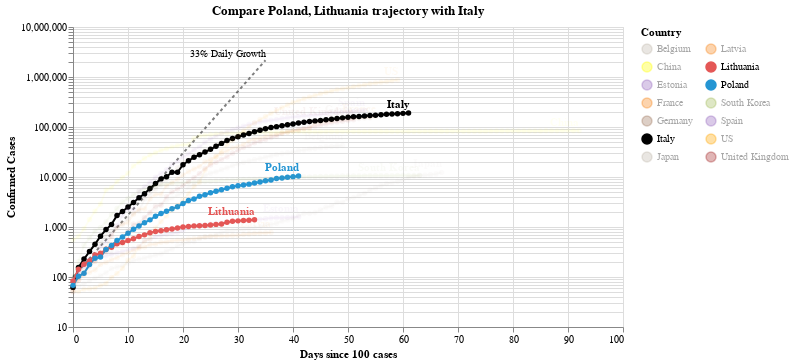

The notebook cell this image was saved under:
### Code cell
#hide_input
chart2 = make_since_chart(dff2, ['Poland', 'Lithuania'], baseline_countries)
chart2

### Figure 1 — Vega-Lite specification as saved in the notebook (floating-point values rounded to 4 significant figures; data arrays with more than 128 entries replaced by an {"elided": "..."} marker saying what was removed)
{"config": {"view": {"continuousWidth": 400, "continuousHeight": 300}}, "layer": [{"mark": {"type": "line", "color": "black", "opacity": 0.5, "strokeDash": [3, 3]}, "encoding": {"x": {"type": "quantitative", "field": "Days since 100 cases"}, "y": {"type": "quantitative", "field": "Confirmed Cases"}}}, {"mark": {"type": "text", "align": "right", "dy": -6, "fontSize": 10, "text": "33% Daily Growth"}, "encoding": {"x": {"type": "quantitative", "field": "Days since 100 cases"}, "y": {"type": "quantitative", "field": "Confirmed Cases"}}, "transform": [{"filter": "(datum['Days since 100 cases'] >= 35)"}]}, {"data": {"name": "data-aab7df596f0acee54d26c203812c1eab"}, "mark": {"type": "line", "point": true}, "encoding": {"color": {"type": "nominal", "field": "Country", "legend": {"columns": 2}, "scale": {"domain": ["Belgium", "China", "Estonia", "France", "Germany", "Italy", "Japan", "Latvia", "Lithuania", "Poland", "South Korea", "Spain", "US", "United Kingdom"], "range": ["#C1B7AD", "yellow", "#9467bd", "#F58518", "#9D755D", "black", "#C1B7AD", "#F58518", "#E45756", "#2495D3", "#A1BA59", "#9467bd", "orange", "brown"]}}, "opacity": {"condition": {"value": 1, "selection": "selector010"}, "value": 0.05}, "tooltip": [{"type": "nominal", "field": "Country"}, {"type": "temporal", "field": "Date"}, {"type": "quantitative", "field": "Confirmed Cases"}, {"type": "quantitative", "field": "Days since 100 cases"}], "x": {"type": "quantitative", "field": "Days since 100 cases"}, "y": {"type": "quantitative", "field": "Confirmed Cases", "scale": {"type": "log"}}}, "selection": {"selector010": {"type": "multi", "fields": ["Country"], "bind": "legend", "init": [{"Country": "Poland"}, {"Country": "Lithuania"}, {"Country": "Italy"}]}}, "width": 550}, {"data": {"name": "data-aab7df596f0acee54d26c203812c1eab"}, "mark": {"type": "text", "align": "right", "dy": -8, "fontWeight": "bold"}, "encoding": {"color": {"type": "nominal", "field": "Country", "legend": {"columns": 2}, "scale": {"domain": ["Belgium", "China", "Estonia", "France", "Germany", "Italy", "Japan", "Latvia", "Lithuania", "Poland", "South Korea", "Spain", "US", "United Kingdom"], "range": ["#C1B7AD", "yellow", "#9467bd", "#F58518", "#9D755D", "black", "#C1B7AD", "#F58518", "#E45756", "#2495D3", "#A1BA59", "#9467bd", "orange", "brown"]}}, "opacity": {"condition": {"value": 1, "selection": "selector010"}, "value": 0.05}, "text": {"type": "nominal", "field": "Country"}, "tooltip": [{"type": "nominal", "field": "Country"}, {"type": "temporal", "field": "Date"}, {"type": "quantitative", "field": "Confirmed Cases"}, {"type": "quantitative", "field": "Days since 100 cases"}], "x": {"type": "quantitative", "field": "Days since 100 cases"}, "y": {"type": "quantitative", "field": "Confirmed Cases", "scale": {"type": "log"}}}, "transform": [{"filter": "(datum['Date'] >= 1587600000000)"}], "width": 550}], "data": {"name": "data-c1a3bbf4dd040f2e7e8e7a69520e3c2a"}, "title": "Compare Poland, Lithuania trajectory with Italy", "$schema": "https://vega.github.io/schema/vega-lite/v4.0.2.json", "datasets": {"data-c1a3bbf4dd040f2e7e8e7a69520e3c2a": [{"Days since 100 cases": 0, "Confirmed Cases": 100.0}, {"Days since 100 cases": 1, "Confirmed Cases": 133.0}, {"Days since 100 cases": 2, "Confirmed Cases": 176.9}, {"Days since 100 cases": 3, "Confirmed Cases": 235.3}, {"Days since 100 cases": 4, "Confirmed Cases": 312.9}, {"Days since 100 cases": 5, "Confirmed Cases": 416.2}, {"Days since 100 cases": 6, "Confirmed Cases": 553.5}, {"Days since 100 cases": 7, "Confirmed Cases": 736.1}, {"Days since 100 cases": 8, "Confirmed Cases": 979.1}, {"Days since 100 cases": 9, "Confirmed Cases": 1302.0}, {"Days since 100 cases": 10, "Confirmed Cases": 1732.0}, {"Days since 100 cases": 11, "Confirmed Cases": 2303.0}, {"Days since 100 cases": 12, "Confirmed Cases": 3064.0}, {"Days since 100 cases": 13, "Confirmed Cases": 4074.0}, {"Days since 100 cases": 14, "Confirmed Cases": 5419.0}, {"Days since 100 cases": 15, "Confirmed Cases": 7207.0}, {"Days since 100 cases": 16, "Confirmed Cases": 9586.0}, {"Days since 100 cases": 17, "Confirmed Cases": 12750.0}, {"Days since 100 cases": 18, "Confirmed Cases": 16960.0}, {"Days since 100 cases": 19, "Confirmed Cases": 22550.0}, {"Days since 100 cases": 20, "Confirmed Cases": 29990.0}, {"Days since 100 cases": 21, "Confirmed Cases": 39890.0}, {"Days since 100 cases": 22, "Confirmed Cases": 53060.0}, {"Days since 100 cases": 23, "Confirmed Cases": 70560.0}, {"Days since 100 cases": 24, "Confirmed Cases": 93850.0}, {"Days since 100 cases": 25, "Confirmed Cases": 124800.0}, {"Days since 100 cases": 26, "Confirmed Cases": 166000.0}, {"Days since 100 cases": 27, "Confirmed Cases": 220800.0}, {"Days since 100 cases": 28, "Confirmed Cases": 293700.0}, {"Days since 100 cases": 29, "Confirmed Cases": 390600.0}, {"Days since 100 cases": 30, "Confirmed Cases": 519500.0}, {"Days since 100 cases": 31, "Confirmed Cases": 690900.0}, {"Days since 100 cases": 32, "Confirmed Cases": 918900.0}, {"Days since 100 cases": 33, "Confirmed Cases": 1222000.0}, {"Days since 100 cases": 34, "Confirmed Cases": 1625000.0}, {"Days since 100 cases": 35, "Confirmed Cases": 2162000.0}], "data-aab7df596f0acee54d26c203812c1eab": {"elided": "769 records"}}}
